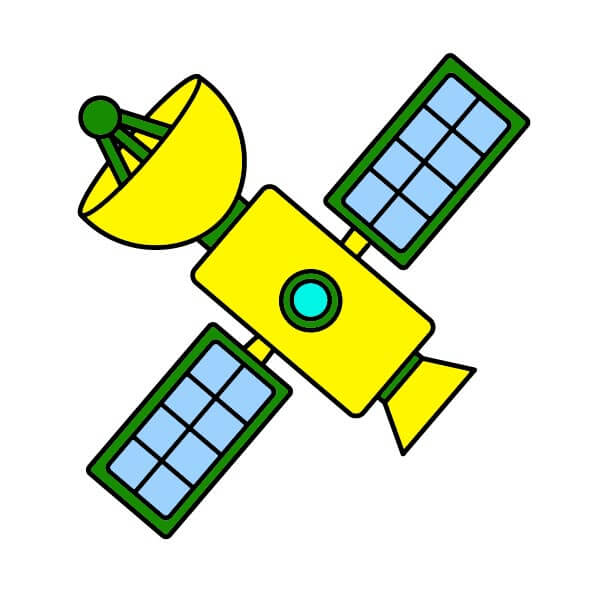
#> input picture satelite.jpg, 600 x 600 px
$ python converter.py
#> lines starting #> are read from the running program, lines starting #| are printed output that depends on the picture; after the words box and inside, x2 and y2 are one past the last pixel; in counts of white or black regions, pixels touching at a corner belong together
from PIL import Image

imagem = Image.open("satelite.jpg")
#> imagem is the input picture: PIL image 600x600 RGB; mean R, G, B 223.6, 230, 200.5


imagem = imagem.resize((64, 64))
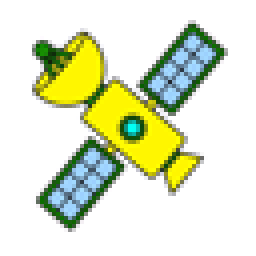
#> imagem: PIL image 64x64 RGB (shown 4 times larger); mean R, G, B 223, 229.7, 200.1
imagem = imagem.convert("1")
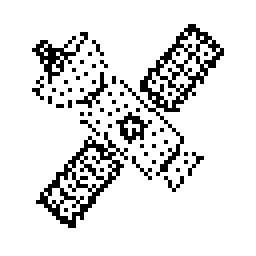
#> imagem: PIL image 64x64 1 (shown 4 times larger); 88% white; black in thin lines or dots, all inside (x1, y1, x2, y2) = (8, 6, 56, 57)

bitmap = imagem.tobytes()

print(f"Tamanho: {len(bitmap)} bytes")
#| Tamanho: 512 bytes

imagem.show()

print("const uint8_t imagem[512] = {")
for i, b in enumerate(bitmap):
    print(f"0x{b:02X}, ", end="")
    if (i + 1) % 16 == 0:
        print()
#> this loop made 512 passes
#> b on passes 1 to 3: 255, 255, 255
#| 0xFF,
#| 0xFF,
#| 0xFF,
#| 0xFF,
#| 0xFF,
#| 0xFF,
#| 0xFF,
#| 0xFF,
#> (further printed lines are left out)
print("};")
